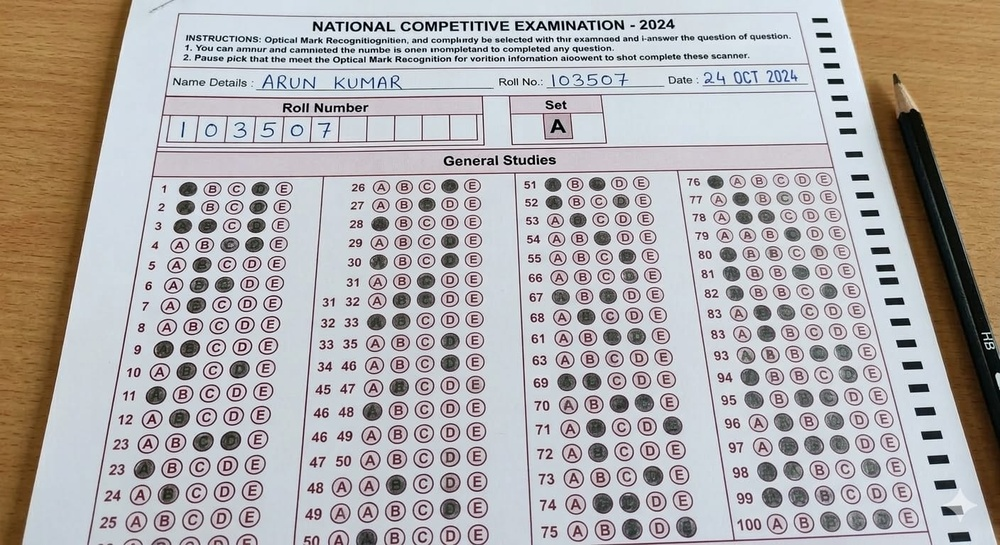
#> input picture hello.jpeg, 1000 x 545 px, shrunk from 1408 x 768 before the run
$ python omr_grader.py
#> lines starting #> are read from the running program, lines starting #| are printed output that depends on the picture; after the words box and inside, x2 and y2 are one past the last pixel; in counts of white or black regions, pixels touching at a corner belong together
import cv2
import numpy as np

# SETTINGS
TOTAL_QUESTIONS = 100
OPTIONS_PER_QUESTION = 4

# Example Answer Key (all A)
ANSWER_KEY = {i:0 for i in range(TOTAL_QUESTIONS)}

# LOAD IMAGE
image = cv2.imread("hello.jpeg")
#> image is the input picture: shape (545, 1000, 3); mean B, G, R 171.6, 172.4, 177.1

if image is None:
    print("❌ Image not found. Check file name.")
    exit()

print("✅ Image loaded")

# GRAYSCALE
gray = cv2.cvtColor(image, cv2.COLOR_BGR2GRAY)
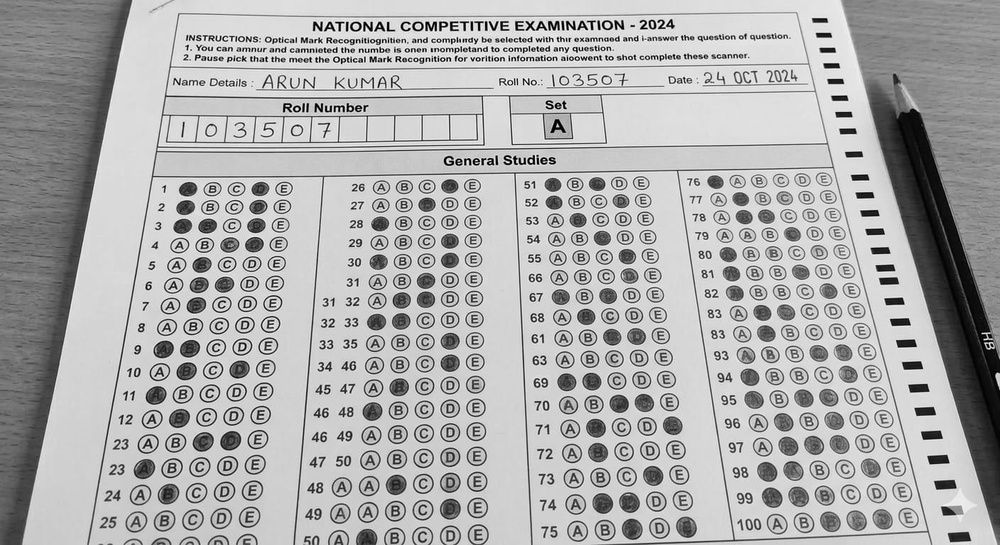
#> gray: shape (545, 1000); min 0, max 255, mean 173.7

# BLUR
blur = cv2.GaussianBlur(gray,(5,5),0)
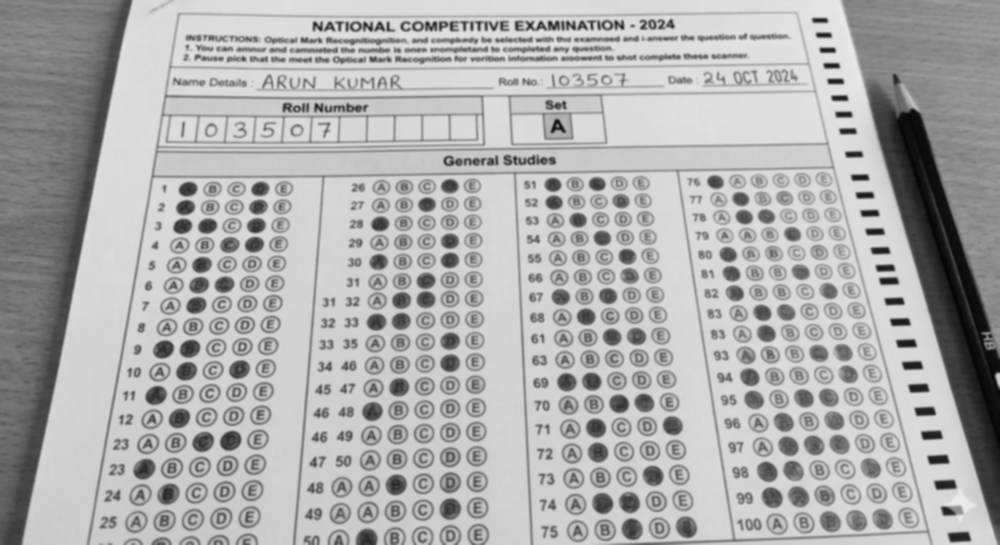
#> blur: shape (545, 1000); min 5, max 235, mean 173.7

# THRESHOLD
thresh = cv2.threshold(blur,0,255,
        cv2.THRESH_BINARY_INV + cv2.THRESH_OTSU)[1]
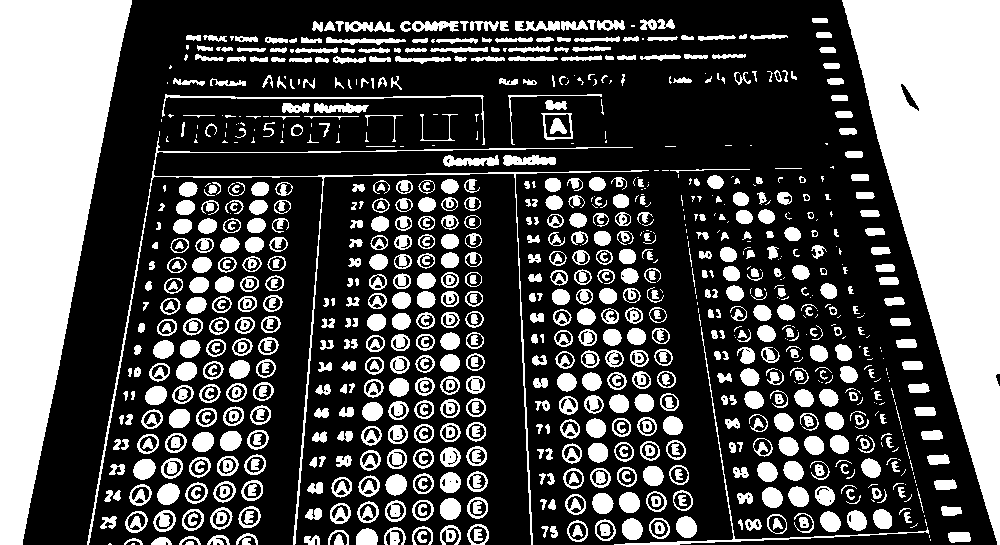
#> thresh: shape (545, 1000); 32.9% white; 919 white regions (223 under 20 px)

# FIND CONTOURS
contours,_ = cv2.findContours(thresh,
                              cv2.RETR_EXTERNAL,
                              cv2.CHAIN_APPROX_SIMPLE)
#> contours = 864 contours, 309 with area under 20; largest, box (x1, y1, x2, y2) and area: (842, 0, 1000, 545) 44200, (0, 0, 132, 545) 41376, (87, 137, 649, 545) 1538, (541, 113, 573, 140) 700, (614, 327, 929, 545) 422

bubble_contours = []

# FILTER BUBBLES
for c in contours:

    x,y,w,h = cv2.boundingRect(c)

    aspect = w/float(h)

    if w>20 and h>20 and 0.8<aspect<1.2:
        bubble_contours.append(c)
#> this loop made 864 passes
#> (x, y, w, h, aspect) on passes 3, 5, 6: (185, 541, 9, 4, 2.25), (124, 538, 19, 7, 2.71), (151, 537, 21, 8, 2.62)
#> after the loop, bubble_contours = 43 contours; largest, box (x1, y1, x2, y2) and area: (541, 113, 573, 140) 700, (153, 510, 176, 532) 356, (210, 507, 233, 530) 356, (182, 509, 204, 531) 356, (238, 506, 261, 528) 354

print("Detected bubbles:",len(bubble_contours))
#| Detected bubbles: 43

# SORT TOP TO BOTTOM
bubble_contours = sorted(bubble_contours,
                         key=lambda c:cv2.boundingRect(c)[1])
#> bubble_contours = 43 contours; largest, box (x1, y1, x2, y2) and area: (541, 113, 573, 140) 700, (210, 507, 233, 530) 356, (153, 510, 176, 532) 356, (182, 509, 204, 531) 356, (238, 506, 261, 528) 354

score = 0

for q in range(0,len(bubble_contours),4):

    question = bubble_contours[q:q+4]

    if len(question)<4:
        continue

    question = sorted(question,
                      key=lambda c:cv2.boundingRect(c)[0])

    bubbled = None
    max_pixels = 0

    for j,c in enumerate(question):

        mask = np.zeros(thresh.shape,dtype="uint8")

        cv2.drawContours(mask,[c],-1,255,-1)

        masked = cv2.bitwise_and(thresh,thresh,mask=mask)

        total = cv2.countNonZero(masked)

        if total>max_pixels:
            max_pixels = total
            bubbled = j

    correct = ANSWER_KEY[q//4]

    if bubbled == correct:

        score += 1

        x,y,w,h = cv2.boundingRect(question[correct])

        cv2.circle(image,(x+w//2,y+h//2),10,(0,255,0),2)
#> this loop made 11 passes
#> (q, x, y, w, h) on passes 2, 3, 4, 6: (4, 133, 459, 23, 21), (8, 385, 474, 22, 22), (12, 213, 481, 23, 22), (20, 592, 493, 22, 21)
#> q on passes 5, 7, 8, 9, 10, 11: 16, 24, 28, 32, 36, 40
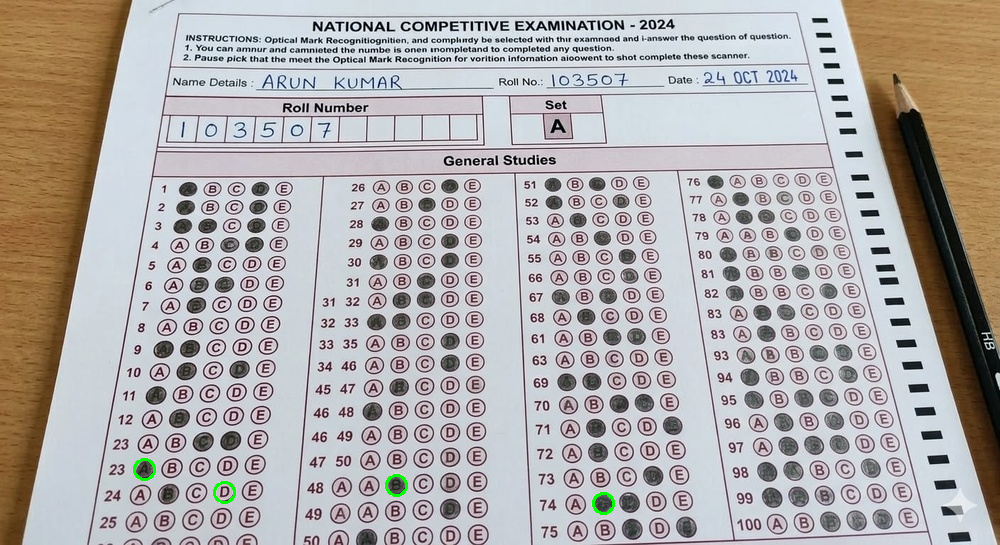
#> image: shape (545, 1000, 3); 0.14% of pixels changed, all inside (x1, y1, x2, y2) = (133, 458, 615, 515)
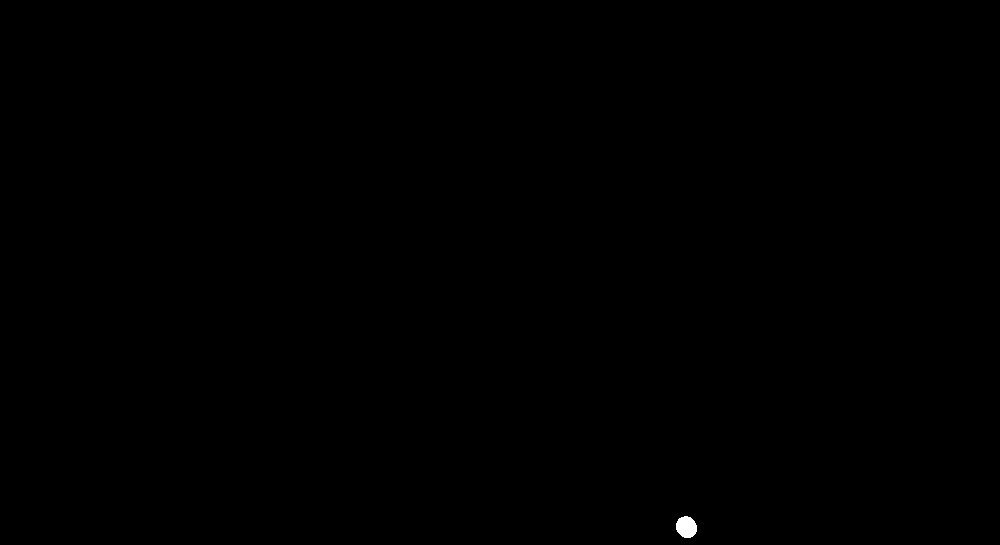
#> mask: shape (545, 1000); 0.07% white; 1 white region, box (x1, y1, x2, y2) and area: (676, 516, 697, 538) 360
#> after the loop, score = 4

# SHOW SCORE
cv2.putText(image,
            f"Score: {score}/{TOTAL_QUESTIONS}",
            (30,40),
            cv2.FONT_HERSHEY_SIMPLEX,
            1,
            (255,0,0),
            2)
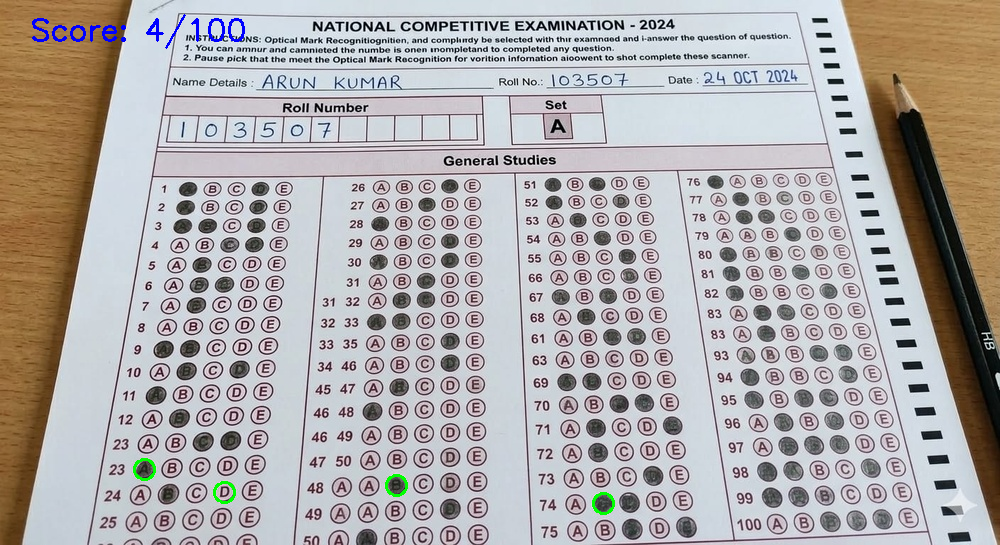
#> image: shape (545, 1000, 3); 0.25% of pixels changed, all inside (x1, y1, x2, y2) = (32, 14, 245, 49)

cv2.imwrite("result.jpg",image)

print("✅ Result saved as result.jpg")

cv2.imshow("Result",image)
cv2.waitKey(0)
cv2.destroyAllWindows()
